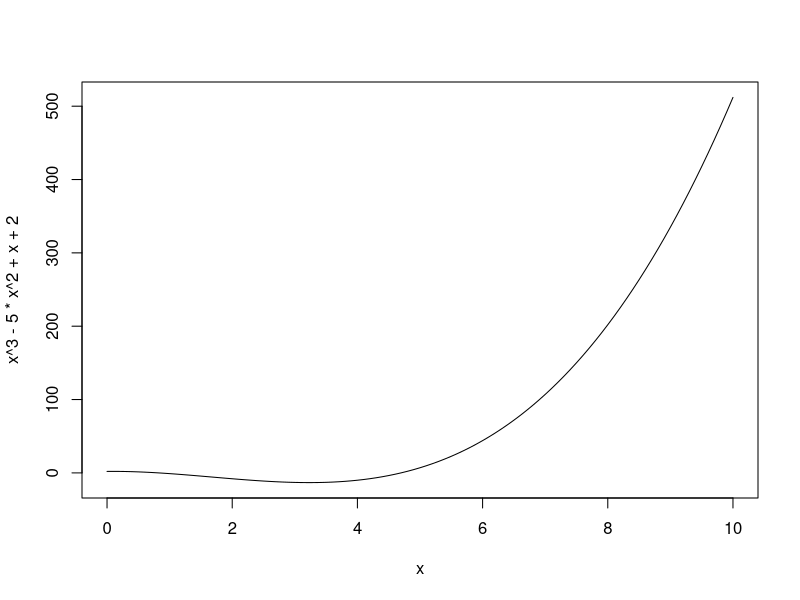
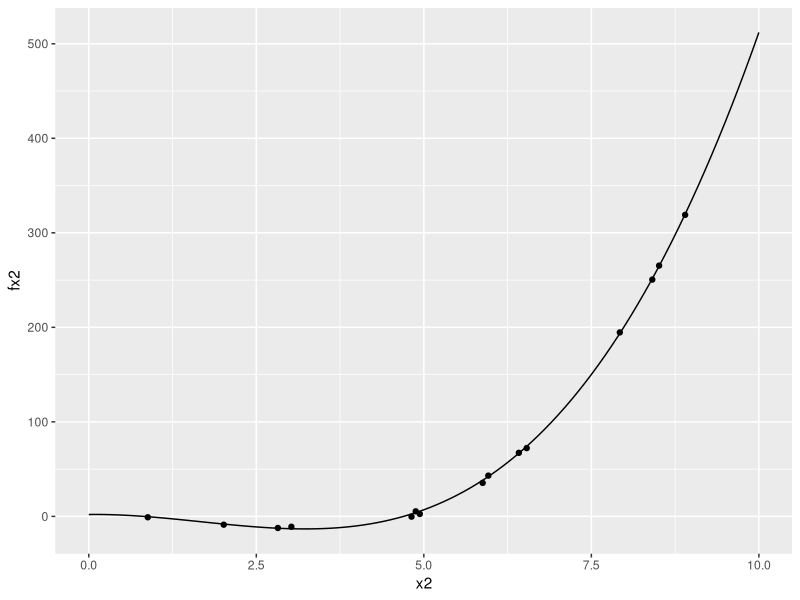

Write R code to recreate these figures, in order.
## ---- chunk 1
knitr::opts_chunk$set(echo = TRUE)
library(tidyverse)
library(ggplot2)
## ---- chunk 2
curve(x^3 - 5*x^2 + x + 2, from = 0, to = 10)
## ---- chunk 3
vecG <- c(1,1,1,1,1,1,1,1,1,1,1,1,1,1,1)
trainingData <- data.frame(id = vecG, stringsAsFactors=TRUE)
# Creating each traing seet
for (i in (1:10)){
  
  vecFx <- vector() # vector of random variables
  vecX <- vector() # vector of randomly generated x
  randEpsilon <- rnorm(15, 0, 2)
  randX <- runif(15, 0, 10)
  for(j in (1:15)){
    
    
    fx <- ((randX[j])^3) - (5*((randX[j])^2)) + randX[j] + 2 + randEpsilon[j]
    
    vecX[j] <- randX[j]
    vecFx[j] <- fx
  }
  trainingData <- cbind(trainingData, data.frame(name = vecX))
  trainingData <- cbind(trainingData, data.frame(name2 = vecFx))
}
colnames(trainingData) <- c("dummy", "x1", "fx1", "x2", "fx2", "x3", "fx3", "x4", "fx4", "x5", "fx5", "x6", "fx6", "x7", "fx7", "x8", "fx8", "x9", "fx9", "x10", "fx10")
trainingData <- trainingData[,-1]

fun.1 <- function(x) x^3 - 5*x^2 + x + 2

## ---- chunk 4
fun.1 <- function(x) x^3 - 5*x^2 + x + 2

ggplot(data = trainingData, mapping = aes(x = x2, y = fx2)) + 
  geom_point() +
  stat_function(fun = fun.1) + xlim(0,10)
  
## ---- chunk 5
## Creating Models and Calculating MSE for training and test
dummyVec <- c(0,1)
polynomialAvgs <- data.frame(id = dummyVec, stringsAsFactors=TRUE)
## Polynomial 1
poly1MSEs <- data.frame(id = dummyVec, stringsAsFactors=TRUE)
trainingMSEs <- c()
testMSEs <- c()
avgMSEs <-
for (i in (1:10)){ # For each training set
  if (i %% 2 == 0){
    next
  }
  else{
    # build polynomial model 
    xName <- paste("x",i, sep="")
    fxName <- paste("fx",i, sep="")
    lm.obj <- lm(trainingData[,(i+1)] ~ poly(trainingData[,i],1))
    
    # calculate the singlular training MSE for the model 
    lm.obj$fitted.values 
    traingMSE <- mean((trainingData[,(i+1)] - lm.obj$fitted.values)^2)
    trainingMSEs <- append(trainingMSEs, traingMSE)
    
    
    for (k in (1:5)){
      
    }
      avgMSE <- mean(trainingMSEs)
    
    #for (j in (1:10)){ # For each testing set
    
      # Run the testing data set on the model
      #linear.MSE <- mean((trainingData[,(i*2)] - predict(lm.obj,Auto.test))^2)
      
      # Calucluate the testing MSE
  }
      
      
  # }
  
}
